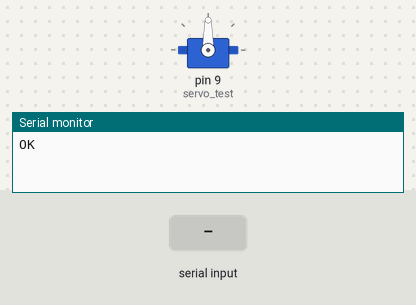
The sketch below on a simulated Arduino Uno, built with avr-gcc and run on an emulated ATmega328P. Parts: servo, the last lines printed to the serial monitor. Inputs (shaded band) come from the test bench.

Above: at 1.2 s.
1.3 s: "90,45\n" received over Serial
At 2.5 s:
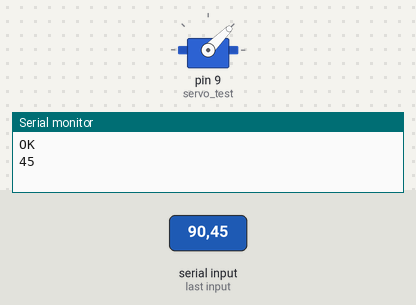
2.8 s: "30,150\n" received over Serial
At 3.7 s:
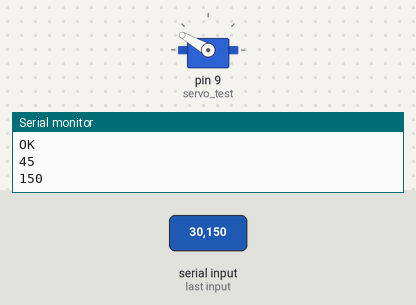
4.3 s: "5\n" received over Serial
At 4.7 s:
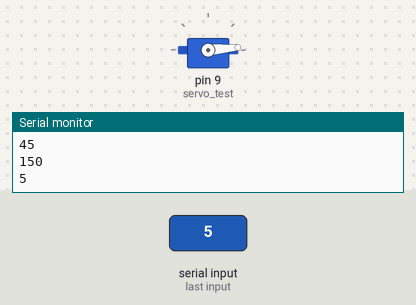
5.8 s: "200\n" received over Serial
At 7.0 s:
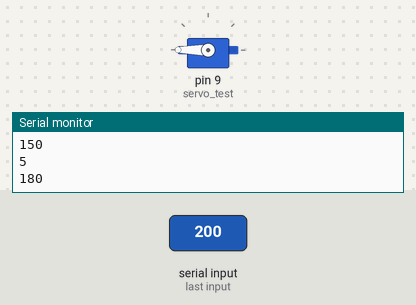
7.3 s: "90\n" received over Serial
At 8.2 s:
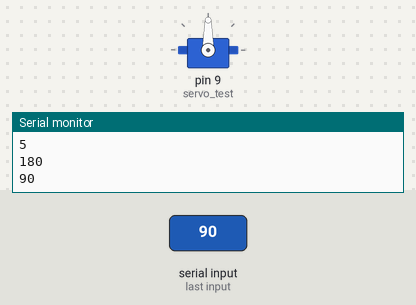
Timing chart, 0 to 9.8 s (numbered marks = the images above; inputs shaded):
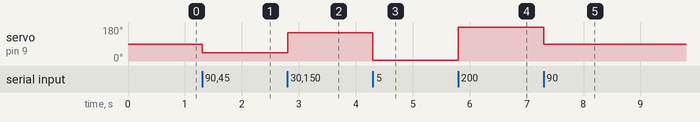

The sketch:

ServoTest.ino
```cpp
/*
 * Move a servo by sending
 * data to the Arduino via the serial
 * interface.
 *
 * Author:  Anton Lindstrom
 * Contact: http://antonlindstrom.com
 */

#include <Servo.h>

Servo servo_test;

/*
 * Setup phase
 */
void setup() {
  servo_test.attach(9);
  Serial.begin(9600);
  Serial.println("OK");
}

/*
 * Main
 */
void loop() {
  int s = 90;
  s = change();
  if ( s != 0 ) {
    move_servo(s);
  }
}

/*
 * Listen to serial and return true
 * if something was entered on
 * serial
 */
int change() {
  while ( Serial.available() > 0 ) {
    int d = Serial.parseInt();

    if (Serial.read() == '\n')
      return d;
  }
}

/*
 * Moving servo
 */
void move_servo(int pos) {
  if ( pos > 180 )
    pos = 180;

  servo_test.write(pos);
  Serial.println(servo_test.read());
}

/* vim: set ts=2 sw=2 ft=cpp: */
```

Measured:
- after the input at 1.3 s, servo on pin 9 (servo_test): 90° → 45° at once
- after the input at 2.8 s, servo on pin 9 (servo_test): 45° → 150° at once
- after the input at 4.3 s, servo on pin 9 (servo_test): 150° → 5° at once
- after the input at 5.8 s, servo on pin 9 (servo_test): 5° → 180° at once
- after the input at 7.3 s, servo on pin 9 (servo_test): 180° → 90° at once
